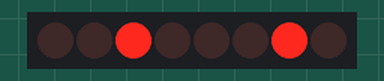
A program run on a simulated Raspberry Pi Pico running MicroPython. Shown: 8 shift-register outputs drawn as a row of LEDs (first output left, lit = HIGH). Random numbers come from a fixed seed.

Above: at 0.15 s.
At 4.95 s:
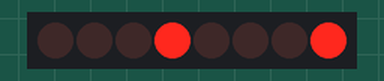
At 10.06 s:
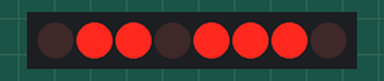
At 19.98 s:
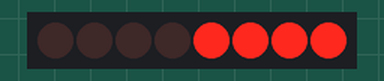
At 29.9 s:
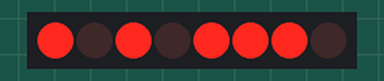
At 39.81 s:
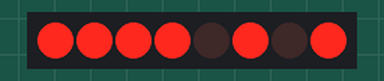
Timing chart, 0 to 40.0 s (numbered marks = the images above):
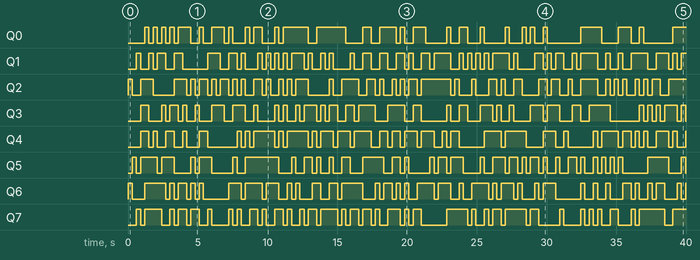

The program:

pico74hc595.py
```python
from machine import Pin
import utime
import random

#define PINs according to cabling
dataPIN = 13
latchPIN = 15
clockPIN = 14

#set pins to output PIN objects
dataPIN=Pin(dataPIN, Pin.OUT)
latchPIN=Pin(latchPIN, Pin.OUT)
clockPIN=Pin(clockPIN, Pin.OUT)

#define shift register update function
def shift_update(data_bits,data,clock,latch):
  #put latch down to start data sending
  clock.value(0)
  latch.value(0)
  #clock.value(1)

  #load data in reverse order
  for i in range(7, -1, -1):
    clock.value(0)
    data.value(data_bits &(1<<i))
    clock.value(1)

#put latch up to store data on register
  clock.value(0)
  latch.value(1)
  clock.value(1)

#main program, calling shift register function


while True:
    bit_pattern = random.randint(0, 255)
    shift_update(bit_pattern,dataPIN,clockPIN,latchPIN)
    utime.sleep(0.3)
```

Measured:
- by itself, Q0: LOW → HIGH at 1.2 s, → LOW 0.30 s later, → HIGH 0.30 s later, → LOW 0.30 s later, … (55 changes in this stretch)
- by itself, Q1: LOW → HIGH at 0.60 s, → LOW 0.30 s later, → HIGH 0.60 s later, → LOW 0.30 s later, … (77 changes in this stretch)
- by itself, Q2: LOW → HIGH at 0.00 s, → LOW 0.30 s later, → HIGH 0.60 s later, → LOW 0.90 s later, … (75 changes in this stretch)
- by itself, Q3: LOW → HIGH at 0.90 s, → LOW 0.60 s later, → HIGH 0.90 s later, → LOW 0.30 s later, … (64 changes in this stretch)
- by itself, Q4: LOW → HIGH at 0.90 s, → LOW 0.60 s later, → HIGH 0.30 s later, → LOW 0.30 s later, … (63 changes in this stretch)
- by itself, Q5: LOW → HIGH at 0.30 s, → LOW 0.30 s later, → HIGH 0.30 s later, → LOW 1.2 s later, … (66 changes in this stretch)
- by itself, Q6: LOW → HIGH at 0.00 s, → LOW 0.30 s later, → HIGH 0.90 s later, → LOW 1.5 s later, … (71 changes in this stretch)
- by itself, Q7: LOW → HIGH at 0.60 s, → LOW 0.30 s later, → HIGH 0.30 s later, → LOW 1.2 s later, … (71 changes in this stretch)
